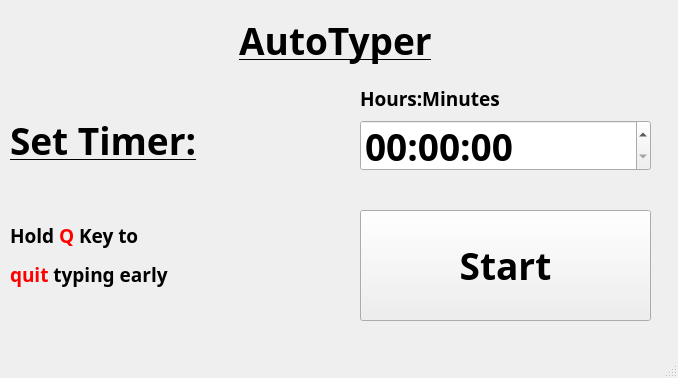
<?xml version="1.0" encoding="UTF-8"?>
<ui version="4.0">
 <class>MainWindow</class>
 <widget class="QMainWindow" name="MainWindow">
  <property name="enabled">
   <bool>true</bool>
  </property>
  <property name="geometry">
   <rect>
    <x>0</x>
    <y>0</y>
    <width>678</width>
    <height>378</height>
   </rect>
  </property>
  <property name="font">
   <font>
    <family>Cascadia Mono PL SemiBold</family>
    <pointsize>12</pointsize>
    <weight>75</weight>
    <bold>true</bold>
   </font>
  </property>
  <property name="windowTitle">
   <string>Productivity_Booster</string>
  </property>
  <widget class="QWidget" name="centralwidget">
   <widget class="QPushButton" name="pushButton_start">
    <property name="geometry">
     <rect>
      <x>360</x>
      <y>210</y>
      <width>291</width>
      <height>111</height>
     </rect>
    </property>
    <property name="font">
     <font>
      <family>Cascadia Mono SemiBold</family>
      <pointsize>28</pointsize>
      <weight>75</weight>
      <bold>true</bold>
     </font>
    </property>
    <property name="text">
     <string>Start</string>
    </property>
   </widget>
   <widget class="QLabel" name="label_title">
    <property name="geometry">
     <rect>
      <x>10</x>
      <y>10</y>
      <width>651</width>
      <height>61</height>
     </rect>
    </property>
    <property name="font">
     <font>
      <family>Cascadia Mono SemiBold</family>
      <pointsize>28</pointsize>
      <weight>75</weight>
      <bold>true</bold>
      <underline>true</underline>
     </font>
    </property>
    <property name="text">
     <string>AutoTyper</string>
    </property>
    <property name="alignment">
     <set>Qt::AlignCenter</set>
    </property>
   </widget>
   <widget class="QTimeEdit" name="timeEdit_setTimer">
    <property name="geometry">
     <rect>
      <x>360</x>
      <y>120</y>
      <width>291</width>
      <height>51</height>
     </rect>
    </property>
    <property name="font">
     <font>
      <family>Cascadia Mono PL SemiBold</family>
      <pointsize>28</pointsize>
      <weight>75</weight>
      <bold>true</bold>
     </font>
    </property>
   </widget>
   <widget class="QLabel" name="label_title_2">
    <property name="geometry">
     <rect>
      <x>10</x>
      <y>110</y>
      <width>211</width>
      <height>61</height>
     </rect>
    </property>
    <property name="font">
     <font>
      <family>Cascadia Mono SemiBold</family>
      <pointsize>28</pointsize>
      <weight>75</weight>
      <bold>true</bold>
      <underline>true</underline>
     </font>
    </property>
    <property name="text">
     <string>Set Timer:</string>
    </property>
   </widget>
   <widget class="QLabel" name="label">
    <property name="geometry">
     <rect>
      <x>360</x>
      <y>90</y>
      <width>151</width>
      <height>16</height>
     </rect>
    </property>
    <property name="font">
     <font>
      <family>Cascadia Mono PL SemiBold</family>
      <pointsize>14</pointsize>
      <weight>75</weight>
      <bold>true</bold>
     </font>
    </property>
    <property name="text">
     <string>Hours:Minutes</string>
    </property>
   </widget>
   <widget class="QLabel" name="label_2">
    <property name="geometry">
     <rect>
      <x>10</x>
      <y>210</y>
      <width>201</width>
      <height>91</height>
     </rect>
    </property>
    <property name="font">
     <font>
      <family>Cascadia Mono PL SemiBold</family>
      <pointsize>14</pointsize>
      <weight>75</weight>
      <bold>true</bold>
     </font>
    </property>
    <property name="text">
     <string>&lt;html&gt;&lt;head/&gt;&lt;body&gt;&lt;p&gt;Hold &lt;span style=&quot; color:#ff0000;&quot;&gt;Q&lt;/span&gt; Key to &lt;/p&gt;&lt;p&gt;&lt;span style=&quot; color:#ff0000;&quot;&gt;quit&lt;/span&gt; typing early&lt;/p&gt;&lt;/body&gt;&lt;/html&gt;</string>
    </property>
    <property name="textFormat">
     <enum>Qt::RichText</enum>
    </property>
   </widget>
  </widget>
  <widget class="QMenuBar" name="menubar">
   <property name="geometry">
    <rect>
     <x>0</x>
     <y>0</y>
     <width>678</width>
     <height>25</height>
    </rect>
   </property>
  </widget>
  <widget class="QStatusBar" name="statusbar"/>
 </widget>
 <resources/>
 <connections/>
</ui>
